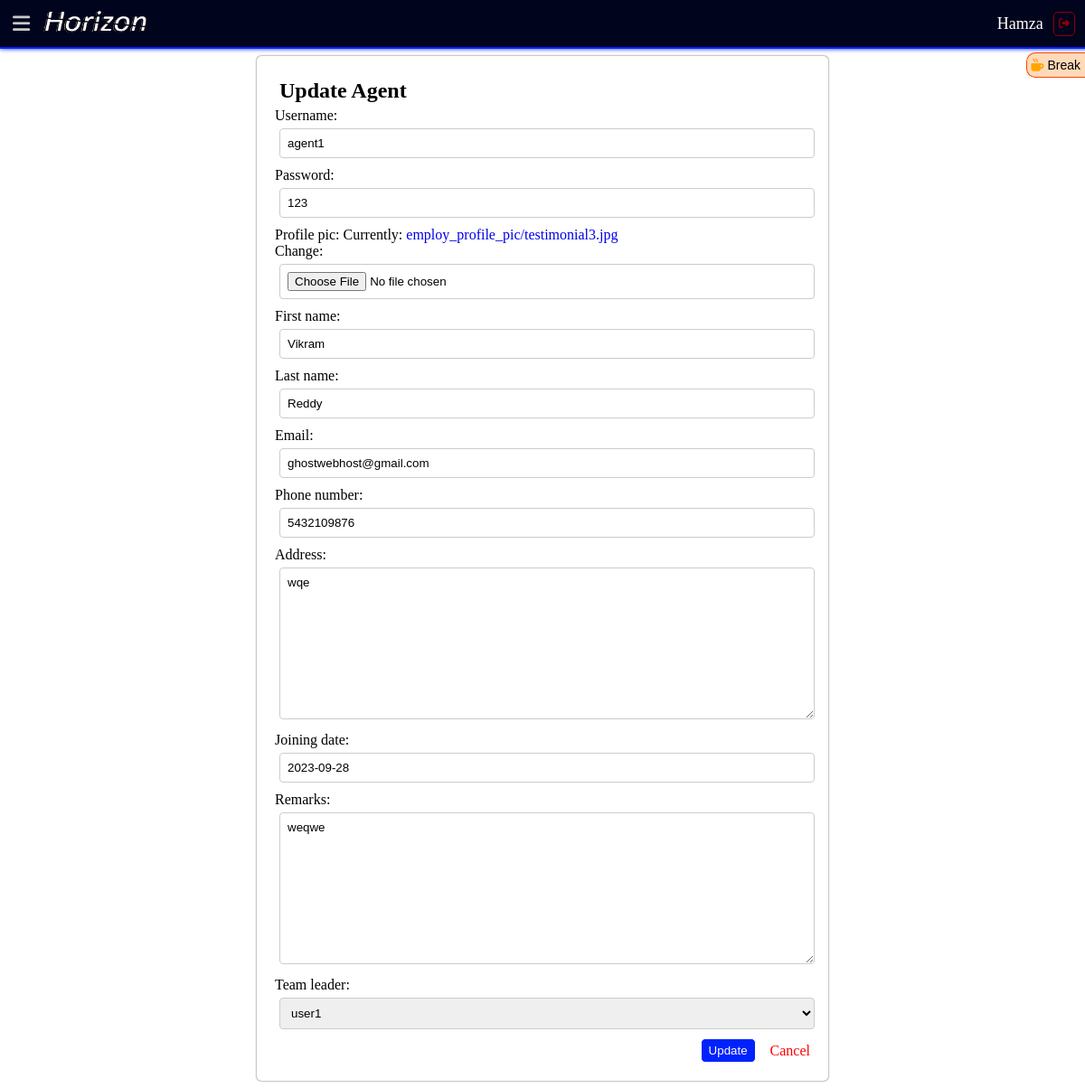
The app's page /agents/update/1/ (signed in) with its own data.
### realestateapp/models.py (models this page shows, shortened)
class CustomUser(AbstractUser):
    USER_ROLES = [
        (1, "Admin"),
        (2, "Team Leader"),
        (3, "Agent"),
    ]
    role = models.PositiveIntegerField(choices=USER_ROLES, default=1)

class Agent(models.Model):
    auth_user = models.OneToOneField(
        CustomUser, on_delete=models.CASCADE, related_name='agent')
    username = models.CharField(max_length=150, unique=True)
    password = models.CharField(max_length=128)
    profile_pic = models.ImageField(upload_to='employ_profile_pic', null=True)
    first_name = models.CharField(max_length=100)
    last_name = models.CharField(max_length=100)
    email = models.EmailField(unique=True)
    phone_number = models.CharField(max_length=20)
    address = models.TextField()
    joining_date = models.DateField()
    sales_traget = models.CharField(blank=True,null=True,max_length=255)
    remarks = models.TextField(blank=True)
    team_leader = models.ForeignKey(
        TeamLeader, on_delete=models.CASCADE, related_name='agents')

class TeamLeader(models.Model):
    auth_user = models.OneToOneField(
        CustomUser, on_delete=models.CASCADE, related_name='teamleader')
    username = models.CharField(max_length=150)
    password = models.CharField(max_length=128)
    profile_pic = models.ImageField(upload_to='employ_profile_pic', null=True)
    first_name = models.CharField(max_length=100)
    last_name = models.CharField(max_length=100)
    email = models.EmailField(unique=True)
    phone_number = models.CharField(max_length=20)
    address = models.TextField()
    joining_date = models.DateField()
    remarks = models.TextField(blank=True)
    sales_traget = models.CharField(blank=True,null=True,max_length=255)
    def __str__(self):
        return self.username

### realestateapp/views.py (the view, shortened to what this page needs)
# urls.py: path('agents/update/<int:pk>/', AgentUpdateView.as_view(), name='agent_update'),
class AgentUpdateView(LoginRequiredMixin, SuccessMessageMixin, UpdateView):
    model = Agent
    fields = ['username', 'password', 'profile_pic', 'first_name', 'last_name',
              'email', 'phone_number', 'address', 'joining_date', 'remarks', 'team_leader']
    template_name = 'agent_update.html'
    success_url = reverse_lazy('agent_list')
    success_message = "Agent Updated!"
    def get_form(self, form_class=None):
        form = super().get_form(form_class)
        if self.request.user.role == 3:
            form.fields = {'username': forms.CharField(), 'password': forms.CharField(),'profile_pic':forms.ImageField(),
                           'first_name':forms.CharField(),'last_name':forms.CharField(),'email':forms.EmailField(),
                           'phone_number':forms.CharField()}
        return form

### template/agent_update.html (shortened to what this page needs)
{% extends 'base.html' %}
{% block content %}
<br>
<br>
<br>
  <form class="update-form" method="post" enctype="multipart/form-data">
    <h2>Update Agent</h2>
    {{ form.as_p }}
    <div class="update-bottom-btns">
      <button type="submit" class="btn btn-primary">Update</button>
      <a href="{% url 'agent_list' %}" class="btn btn-secondary">Cancel</a>
    </div>
  </form>
{% endblock %}

### template/navbar.html (shortened to what this page needs)
{% load static %}
<div class="navbar">
  <div class="nav-left">
    <span id="menu-toggle" aria-label="Toggle Sidebar"><i class="fas fa-bars"></i> </span>
    {% if user.role == 1 %}
    <a href="{% url 'dashboard' %}">
      <img class="navbar-brand" src="{% static 'img/f-logo.png' %}" alt="">
    </a>
    {% elif user.role == 2 %}
    <a href="{% url 'dashboard' %}">
      <img class="navbar-brand" src="{% static 'img/f-logo.png' %}" alt="">
    </a>
    {% elif user.role == 3 %}
    <a href="{% url 'dashboard' %}">
      <img class="navbar-brand" src="{% static 'img/f-logo.png' %}" alt="">
    </a>
    {% endif %}
  </div>
  <div class="nav-right">
    {% if user.is_authenticated %}
    <div id="tea-break">
      <div class="blink">
        <div class="tea-break-icon" onclick="toggleTeaBreak()">
          <i class="fas fa-mug-hot"></i> Break
        </div>
      </div>
    </div>
    {% if user.role == 1 %}
    <p>{{ user.username }}</p>
    {% endif %}
    <a class="sign-out" href="{% url 'user_logout' %}"><i class="fas fa-thin fa-sign-out-alt"></i></a>
    {% endif %}
  </div>
</div>

### realestateapp/static/css/base.css (style rules this page uses)
:root { --color-fade-white: #cacaca; --color-faded-white: #aaaaaa; --color-2-text: #777777; --color-secondary: #FAF1E6; --color-primary: #00041d; --button-color: #0022ff; --received-color: #0022ff88; --sent-color: #0022ff2d; --shade-: #006eff0a; }
input[type="text"], input[type="email"], input[type="tel"], input[type="number"], input[type="file"], input[type="password"], input[type="date"], input[type="datetime-local"], textarea, select { width: 100%; padding: 8px; border: 1px solid #ccc; border-radius: 4px; box-sizing: border-box; transition: border-color 0.3s ease; margin: 5px !important; font-family: Arial, Helvetica, sans-serif; outline: none; }
textarea { resize: vertical; }
.btn-secondary { text-decoration: none; color: red; cursor: pointer; }
img { width: 50px; height: 50px; border-radius: 50%; }
h2 { margin: 5px !important; }
button { padding: 5px 8px; border: 1px solid #ffffff; border-radius: 5px; background-color: #0022ff; color: white; cursor: pointer; }
a { text-decoration: none; }
.update-form { width: 50%; margin: auto; padding: 20px; box-shadow: 0 0 2px #333; border-radius: 5px; }
.update-form p { margin: 0; margin-bottom: 5px; }
.update-bottom-btns { display: flex; justify-content: right; align-items: center; gap: 1rem; }

### realestateapp/static/css/navbar.css (style rules this page uses)
.navbar { display: flex; justify-content: space-between; align-items: center; background-color: #00041d; padding: 10px; position: fixed; top: 0; left: 0; width: 100%; height: 2rem; z-index: 999; border-bottom: 2px solid #0022ff; box-shadow: 0 0 5px #0022ff; }
.nav-left { display: flex; align-items: center; padding: 0; gap: .5rem; }
.fa-bars { font-size: 22px; color: #cacaca; font-weight: bold; padding: 4px; transition: .3s ease-in-out; cursor: pointer; }
.navbar-brand { height: 1.8rem; border-radius: 10px; transition: .3s ease-in-out; width: 120px; }
.nav-right { display: flex; flex-direction: row; justify-content: right; align-items: center; gap: .1rem; margin-right: 1rem; }
.nav-right > p { color: white; font-size: 18px; text-transform: capitalize; }
.sign-out { margin: 15px 5px ; padding: 5px; color: darkred; border: 1px solid darkred; border-radius: 5px; text-decoration: none; font-size: 12px; transition: .3s color ease-in-out; }
#tea-break { position:fixed; display: flex; flex-direction: column; top: 4.5rem; right: -0px; background: #FFDAB9; border: 1px solid #FF4500; border-right: none; border-radius: 10px; border-top-right-radius: 0; border-bottom-right-radius: 0; transform: translateY(-50%); padding:5px; z-index: 9999; transition: right 0.5s; }
.tea-break-icon { cursor: pointer; color: #000000; font-size: 14px !important; font-family: Arial, Helvetica, sans-serif !important; text-transform: capitalize !important; text-align: center; }
.fa-mug-hot { color: orange; }

### records on screen
CustomUser: username "Hamza"
Agent: username "agent1", password "123", first_name "Vikram", last_name "Reddy", email "ghostwebhost@gmail.com", phone_number "5432109876", address "wqe", joining_date "2023-09-28", remarks "weqwe", team_leader "user1"
